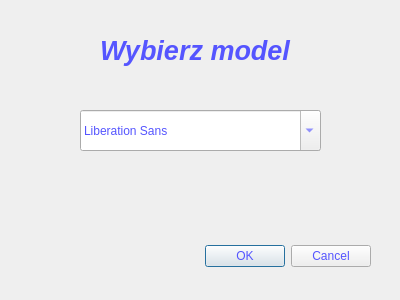
<?xml version="1.0" encoding="UTF-8"?>
<ui version="4.0">
 <class>okno_dialogowe</class>
 <widget class="QDialog" name="okno_dialogowe">
  <property name="geometry">
   <rect>
    <x>0</x>
    <y>0</y>
    <width>400</width>
    <height>300</height>
   </rect>
  </property>
  <property name="windowTitle">
   <string>Dialog</string>
  </property>
  <property name="styleSheet">
   <string notr="true">color: rgb(85, 85, 255);</string>
  </property>
  <widget class="QDialogButtonBox" name="przyciski">
   <property name="geometry">
    <rect>
     <x>30</x>
     <y>240</y>
     <width>341</width>
     <height>32</height>
    </rect>
   </property>
   <property name="orientation">
    <enum>Qt::Horizontal</enum>
   </property>
   <property name="standardButtons">
    <set>QDialogButtonBox::Cancel|QDialogButtonBox::Ok</set>
   </property>
  </widget>
  <widget class="QLabel" name="etykieta">
   <property name="geometry">
    <rect>
     <x>100</x>
     <y>30</y>
     <width>191</width>
     <height>41</height>
    </rect>
   </property>
   <property name="font">
    <font>
     <pointsize>20</pointsize>
     <weight>75</weight>
     <italic>true</italic>
     <bold>true</bold>
    </font>
   </property>
   <property name="text">
    <string>Wybierz model</string>
   </property>
  </widget>
  <widget class="QFontComboBox" name="wybrany_model">
   <property name="geometry">
    <rect>
     <x>80</x>
     <y>110</y>
     <width>241</width>
     <height>41</height>
    </rect>
   </property>
  </widget>
 </widget>
 <resources/>
 <connections>
  <connection>
   <sender>przyciski</sender>
   <signal>accepted()</signal>
   <receiver>okno_dialogowe</receiver>
   <slot>accept()</slot>
   <hints>
    <hint type="sourcelabel">
     <x>248</x>
     <y>254</y>
    </hint>
    <hint type="destinationlabel">
     <x>157</x>
     <y>274</y>
    </hint>
   </hints>
  </connection>
  <connection>
   <sender>przyciski</sender>
   <signal>rejected()</signal>
   <receiver>okno_dialogowe</receiver>
   <slot>reject()</slot>
   <hints>
    <hint type="sourcelabel">
     <x>316</x>
     <y>260</y>
    </hint>
    <hint type="destinationlabel">
     <x>286</x>
     <y>274</y>
    </hint>
   </hints>
  </connection>
 </connections>
</ui>
